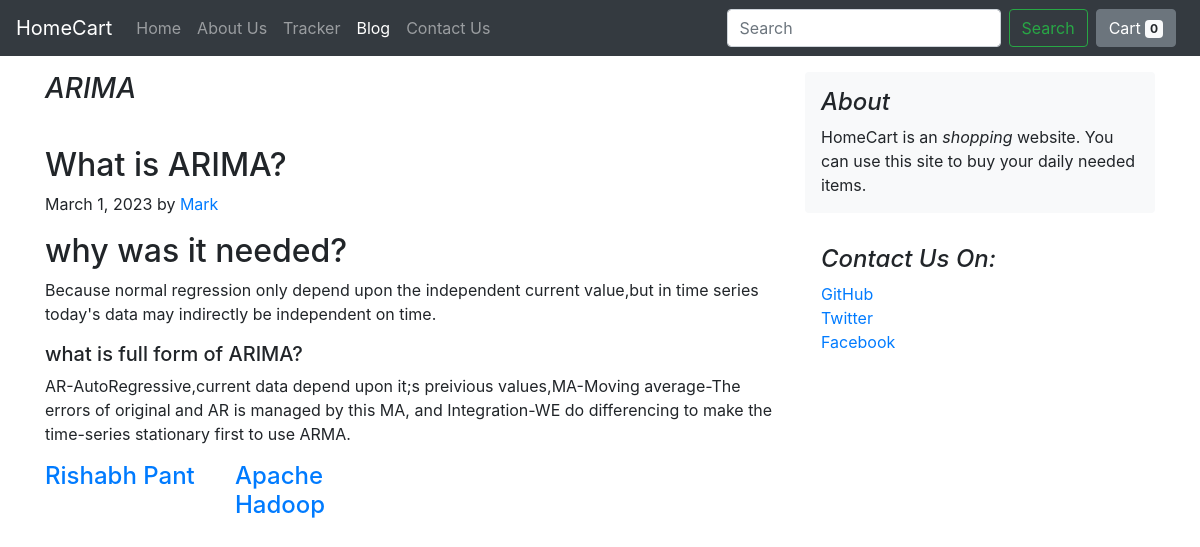
The app's page /blog/blogpost/2 with its own data.
### blog/models.py (models this page shows, shortened)
class BlogPost(models.Model):
    post_id=models.AutoField(primary_key=True)
    title=models.CharField(max_length=500)
    head0=models.CharField(max_length=500,default="")
    chead0=models.CharField(max_length=5000,default="")
    head1=models.CharField(max_length=500,default="")
    chead1=models.CharField(max_length=5000,default="")
    head2=models.CharField(max_length=500,default="")
    chead2=models.CharField(max_length=5000,default="")
    pub_date=models.DateField()
    thumbnail=models.ImageField(upload_to="shop/images",default="")

### blog/views.py (the view)
# urls.py: path('blogpost/<int:id>',views.blogpost,name='BlogPost'),
def blogpost(request,id):
    allblog=BlogPost.objects.all()
    post=[]
    prev=''
    next=''
    if(id>1):
        prev=BlogPost.objects.filter(post_id=id-1)[0]
    curr=BlogPost.objects.filter(post_id=id)[0]
    if id<len(allblog):
        next=BlogPost.objects.filter(post_id=id+1)[0]
    post.append([prev,curr,next])
    print("The value of post",prev.title)
    return render(request,'blog/blogPost.html',{'post':post})

### blog/templates/blog/blogPost.html (shortened to what this page needs)
{% extends 'blog/basic.html' %}
{% block blogActive %}active{% endblock blogActive %}
{% block body %}
<div class="container">
    {% for prev,curr,next in post %}
    <div class="row mt-3">
        <div class="col-md-8 blog-main">
            <h3 class="pb-3 mb-4 font-italic">
                {{curr.title}}
            </h3>
            <div class="blog-post">
                <h2 class="blog-post-title">{{curr.head0}}</h2>
                <p class="blog-post-meta">{{curr.pub_date}} by <a href="#">Mark</a></p>
                <h2>{{curr.head1}}</h2>
                <p>{{curr.chead1}}</p>
                <h5>{{curr.head2}}</h5>
                <p>{{curr.chead2 }}</p>
            </div>
            <div class="blogpost">
                <div class="row">
                    <div class="col-md-3">
                        <h4 class="blog-post-title"><a href="/blog/blogpost/{{prev.post_id}}">{{prev.title}}</a></h4>
                    </div>
                    <div class="col-md-3">
                        <h4 class="blog-post-title"><a href="/blog/blogpost/{{next.post_id}}">{{next.title}}</a></h4>
                    </div>
                </div>
            </div>
        </div>
        <aside class="col-md-4 blog-sidebar">
            <div class="p-3 mb-3 bg-light rounded">
                <h4 class="font-italic">About</h4>
                <p class="mb-0">HomeCart is an <em>shopping </em> website. You can use this site to buy your daily
                    needed items.</p>
            </div>
            <div class="p-3">
                <h4 class="font-italic">Contact Us On: </h4>
                <ol class="list-unstyled">
                    <li><a href="#">GitHub</a></li>
                    <li><a href="#">Twitter</a></li>
                    <li><a href="#">Facebook</a></li>
                </ol>
            </div>
        </aside>
    </div>
    {% endfor %}
</div>
{% endblock %}

### records on screen
BlogPost: title "ARIMA", head0 "What is ARIMA?", pub_date "March 1, 2023", head1 "why was it needed?", chead1 "Because normal regression only depend upon the independent current value,but in time series today's data may indirectly be independent on time.", head2 "what is full form of ARIMA?", chead2 "AR-AutoRegressive,current data depend upon it;s preivious values,MA-Moving average-The errors of original and AR is managed by this MA, and Integration-WE do differencing to make the time-series stationary first to use ARMA.", title "Rishabh Pant", title "Apache Hadoop"
